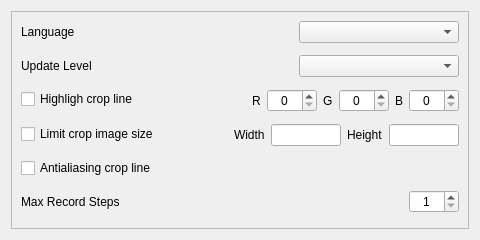
<?xml version="1.0" encoding="UTF-8"?>
<ui version="4.0">
 <class>SettingsDialog</class>
 <widget class="QDialog" name="SettingsDialog">
  <property name="geometry">
   <rect>
    <x>0</x>
    <y>0</y>
    <width>480</width>
    <height>240</height>
   </rect>
  </property>
  <property name="windowTitle">
   <string>SettingsDialog</string>
  </property>
  <layout class="QVBoxLayout" name="verticalLayout">
   <item>
    <widget class="QScrollArea" name="scrollArea">
     <property name="horizontalScrollBarPolicy">
      <enum>Qt::ScrollBarAlwaysOff</enum>
     </property>
     <property name="widgetResizable">
      <bool>true</bool>
     </property>
     <widget class="QWidget" name="scrollAreaWidgetContents">
      <property name="geometry">
       <rect>
        <x>0</x>
        <y>0</y>
        <width>460</width>
        <height>220</height>
       </rect>
      </property>
      <layout class="QFormLayout" name="formLayout">
       <property name="verticalSpacing">
        <number>12</number>
       </property>
       <item row="0" column="0">
        <widget class="QLabel" name="languageTextLabel">
         <property name="text">
          <string>Language</string>
         </property>
        </widget>
       </item>
       <item row="0" column="1">
        <widget class="QWidget" name="widget_3" native="true">
         <property name="sizePolicy">
          <sizepolicy hsizetype="Preferred" vsizetype="Fixed">
           <horstretch>0</horstretch>
           <verstretch>0</verstretch>
          </sizepolicy>
         </property>
         <layout class="QHBoxLayout" name="horizontalLayout_3">
          <property name="leftMargin">
           <number>0</number>
          </property>
          <property name="topMargin">
           <number>0</number>
          </property>
          <property name="rightMargin">
           <number>0</number>
          </property>
          <property name="bottomMargin">
           <number>0</number>
          </property>
          <item>
           <spacer name="horizontalSpacer_3">
            <property name="orientation">
             <enum>Qt::Horizontal</enum>
            </property>
            <property name="sizeHint" stdset="0">
             <size>
              <width>40</width>
              <height>20</height>
             </size>
            </property>
           </spacer>
          </item>
          <item>
           <widget class="QComboBox" name="languageComboBox">
            <property name="minimumSize">
             <size>
              <width>160</width>
              <height>0</height>
             </size>
            </property>
            <property name="maximumSize">
             <size>
              <width>160</width>
              <height>16777215</height>
             </size>
            </property>
            <property name="focusPolicy">
             <enum>Qt::StrongFocus</enum>
            </property>
           </widget>
          </item>
         </layout>
        </widget>
       </item>
       <item row="1" column="0">
        <widget class="QLabel" name="updateLevelTextLabel">
         <property name="text">
          <string>Update Level</string>
         </property>
        </widget>
       </item>
       <item row="1" column="1">
        <widget class="QWidget" name="widget_4" native="true">
         <property name="sizePolicy">
          <sizepolicy hsizetype="Preferred" vsizetype="Fixed">
           <horstretch>0</horstretch>
           <verstretch>0</verstretch>
          </sizepolicy>
         </property>
         <layout class="QHBoxLayout" name="horizontalLayout_4">
          <property name="leftMargin">
           <number>0</number>
          </property>
          <property name="topMargin">
           <number>0</number>
          </property>
          <property name="rightMargin">
           <number>0</number>
          </property>
          <property name="bottomMargin">
           <number>0</number>
          </property>
          <item>
           <spacer name="horizontalSpacer_4">
            <property name="orientation">
             <enum>Qt::Horizontal</enum>
            </property>
            <property name="sizeHint" stdset="0">
             <size>
              <width>40</width>
              <height>20</height>
             </size>
            </property>
           </spacer>
          </item>
          <item>
           <widget class="QComboBox" name="updateLevelComboBox">
            <property name="minimumSize">
             <size>
              <width>160</width>
              <height>0</height>
             </size>
            </property>
            <property name="maximumSize">
             <size>
              <width>160</width>
              <height>16777215</height>
             </size>
            </property>
            <property name="focusPolicy">
             <enum>Qt::StrongFocus</enum>
            </property>
           </widget>
          </item>
         </layout>
        </widget>
       </item>
       <item row="2" column="0">
        <widget class="QCheckBox" name="highlighLineCheckBox">
         <property name="text">
          <string>Highligh crop line</string>
         </property>
        </widget>
       </item>
       <item row="2" column="1">
        <widget class="QWidget" name="widget_2" native="true">
         <layout class="QHBoxLayout" name="horizontalLayout_2">
          <property name="leftMargin">
           <number>0</number>
          </property>
          <property name="topMargin">
           <number>0</number>
          </property>
          <property name="rightMargin">
           <number>0</number>
          </property>
          <property name="bottomMargin">
           <number>0</number>
          </property>
          <item>
           <spacer name="horizontalSpacer_2">
            <property name="orientation">
             <enum>Qt::Horizontal</enum>
            </property>
            <property name="sizeHint" stdset="0">
             <size>
              <width>40</width>
              <height>20</height>
             </size>
            </property>
           </spacer>
          </item>
          <item>
           <widget class="QLabel" name="label_3">
            <property name="sizePolicy">
             <sizepolicy hsizetype="Fixed" vsizetype="Preferred">
              <horstretch>0</horstretch>
              <verstretch>0</verstretch>
             </sizepolicy>
            </property>
            <property name="text">
             <string>R</string>
            </property>
           </widget>
          </item>
          <item>
           <widget class="QSpinBox" name="highlighLineColorRSpinBox">
            <property name="minimumSize">
             <size>
              <width>50</width>
              <height>0</height>
             </size>
            </property>
            <property name="maximumSize">
             <size>
              <width>50</width>
              <height>16777215</height>
             </size>
            </property>
            <property name="focusPolicy">
             <enum>Qt::StrongFocus</enum>
            </property>
            <property name="alignment">
             <set>Qt::AlignCenter</set>
            </property>
            <property name="maximum">
             <number>255</number>
            </property>
           </widget>
          </item>
          <item>
           <widget class="QLabel" name="label_4">
            <property name="sizePolicy">
             <sizepolicy hsizetype="Fixed" vsizetype="Preferred">
              <horstretch>0</horstretch>
              <verstretch>0</verstretch>
             </sizepolicy>
            </property>
            <property name="text">
             <string>G</string>
            </property>
           </widget>
          </item>
          <item>
           <widget class="QSpinBox" name="highlighLineColorGSpinBox">
            <property name="minimumSize">
             <size>
              <width>50</width>
              <height>0</height>
             </size>
            </property>
            <property name="maximumSize">
             <size>
              <width>50</width>
              <height>16777215</height>
             </size>
            </property>
            <property name="focusPolicy">
             <enum>Qt::StrongFocus</enum>
            </property>
            <property name="alignment">
             <set>Qt::AlignCenter</set>
            </property>
            <property name="maximum">
             <number>255</number>
            </property>
           </widget>
          </item>
          <item>
           <widget class="QLabel" name="label_5">
            <property name="sizePolicy">
             <sizepolicy hsizetype="Fixed" vsizetype="Preferred">
              <horstretch>0</horstretch>
              <verstretch>0</verstretch>
             </sizepolicy>
            </property>
            <property name="text">
             <string>B</string>
            </property>
           </widget>
          </item>
          <item>
           <widget class="QSpinBox" name="highlighLineColorBSpinBox">
            <property name="minimumSize">
             <size>
              <width>50</width>
              <height>0</height>
             </size>
            </property>
            <property name="maximumSize">
             <size>
              <width>50</width>
              <height>16777215</height>
             </size>
            </property>
            <property name="focusPolicy">
             <enum>Qt::StrongFocus</enum>
            </property>
            <property name="alignment">
             <set>Qt::AlignCenter</set>
            </property>
            <property name="maximum">
             <number>255</number>
            </property>
           </widget>
          </item>
         </layout>
        </widget>
       </item>
       <item row="3" column="0">
        <widget class="QCheckBox" name="limitImageSizeCheckBox">
         <property name="text">
          <string>Limit crop image size</string>
         </property>
        </widget>
       </item>
       <item row="3" column="1">
        <widget class="QWidget" name="widget" native="true">
         <layout class="QHBoxLayout" name="horizontalLayout">
          <property name="leftMargin">
           <number>0</number>
          </property>
          <property name="topMargin">
           <number>0</number>
          </property>
          <property name="rightMargin">
           <number>0</number>
          </property>
          <property name="bottomMargin">
           <number>0</number>
          </property>
          <item>
           <spacer name="horizontalSpacer">
            <property name="orientation">
             <enum>Qt::Horizontal</enum>
            </property>
            <property name="sizeHint" stdset="0">
             <size>
              <width>40</width>
              <height>20</height>
             </size>
            </property>
           </spacer>
          </item>
          <item>
           <widget class="QLabel" name="widthTextLabel">
            <property name="text">
             <string>Width</string>
            </property>
           </widget>
          </item>
          <item>
           <widget class="QLineEdit" name="imageLimitedWidthLineEdit">
            <property name="minimumSize">
             <size>
              <width>70</width>
              <height>0</height>
             </size>
            </property>
            <property name="maximumSize">
             <size>
              <width>70</width>
              <height>16777215</height>
             </size>
            </property>
            <property name="alignment">
             <set>Qt::AlignCenter</set>
            </property>
           </widget>
          </item>
          <item>
           <widget class="QLabel" name="heightTextLabel">
            <property name="text">
             <string>Height</string>
            </property>
           </widget>
          </item>
          <item>
           <widget class="QLineEdit" name="imageLimitedHeightLineEdit">
            <property name="minimumSize">
             <size>
              <width>70</width>
              <height>0</height>
             </size>
            </property>
            <property name="maximumSize">
             <size>
              <width>70</width>
              <height>16777215</height>
             </size>
            </property>
            <property name="alignment">
             <set>Qt::AlignCenter</set>
            </property>
           </widget>
          </item>
         </layout>
        </widget>
       </item>
       <item row="4" column="0">
        <widget class="QCheckBox" name="antialiasingLineCheckBox">
         <property name="text">
          <string>Antialiasing crop line</string>
         </property>
        </widget>
       </item>
       <item row="5" column="0">
        <widget class="QLabel" name="maxRecordStepsTextLabel">
         <property name="text">
          <string>Max Record Steps</string>
         </property>
        </widget>
       </item>
       <item row="5" column="1">
        <widget class="QWidget" name="widget_5" native="true">
         <layout class="QHBoxLayout" name="horizontalLayout_5">
          <property name="leftMargin">
           <number>0</number>
          </property>
          <property name="topMargin">
           <number>0</number>
          </property>
          <property name="rightMargin">
           <number>0</number>
          </property>
          <property name="bottomMargin">
           <number>0</number>
          </property>
          <item>
           <spacer name="horizontalSpacer_5">
            <property name="orientation">
             <enum>Qt::Horizontal</enum>
            </property>
            <property name="sizeHint" stdset="0">
             <size>
              <width>232</width>
              <height>20</height>
             </size>
            </property>
           </spacer>
          </item>
          <item>
           <widget class="QSpinBox" name="maxRecordStepsSpinBox">
            <property name="minimumSize">
             <size>
              <width>50</width>
              <height>0</height>
             </size>
            </property>
            <property name="maximumSize">
             <size>
              <width>50</width>
              <height>16777215</height>
             </size>
            </property>
            <property name="focusPolicy">
             <enum>Qt::StrongFocus</enum>
            </property>
            <property name="alignment">
             <set>Qt::AlignCenter</set>
            </property>
            <property name="minimum">
             <number>1</number>
            </property>
            <property name="maximum">
             <number>20</number>
            </property>
           </widget>
          </item>
         </layout>
        </widget>
       </item>
      </layout>
     </widget>
    </widget>
   </item>
  </layout>
 </widget>
 <resources/>
 <connections/>
</ui>
